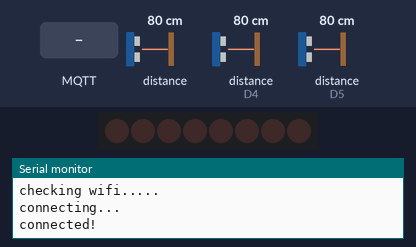
A sketch run on a simulated ESP8266 (NodeMCU). Shown: 8 shift-register outputs drawn as a row of LEDs (first output left, lit = HIGH), the last lines printed to the serial monitor. Wiring (inferred from the names in the program): shift register (74HC595): data D6; shift clock D8; latch D7. Wiring (inferred from the signals the program sends): row of LEDs: on Q0, Q1, Q2, Q3, Q4, Q5, Q6, Q7. The test bench sets the inputs (shaded band); at power-on: distance to the obstacle 80 cm, distance to the obstacle (sensors on D4, D5) 80 cm. The echo pulse lasts 58.3 µs per cm; WiFi joins after 1.5 s; servers stay silent unless stated; no MQTT or app messages arrive unless stated.

Above: at 3.2 s.
3.3 s: MQTT message "true" arrives on the first subscribed topic
At 4.4 s:
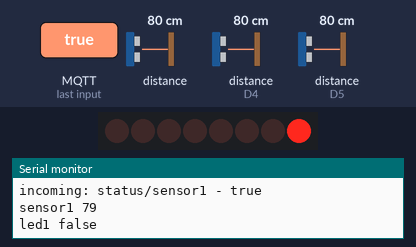
4.8 s: MQTT message "true" arrives on the second subscribed topic
At 5.8 s:
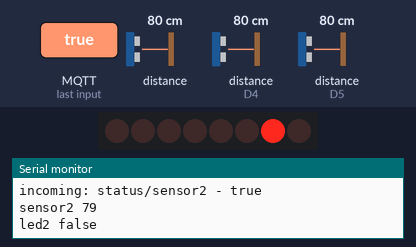
6.3 s: MQTT message "true" arrives on the third subscribed topic
At 6.8 s:
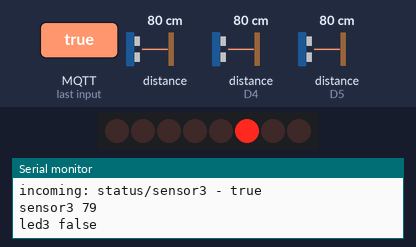
Timing chart, 0 to 9.3 s (numbered marks = the images above; inputs shaded):
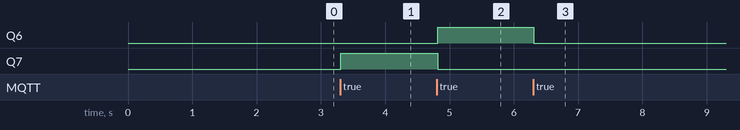

The sketch:

parkon.ino
```cpp
#include <ESP8266WiFi.h>
#include <WiFiClient.h>
#include <MQTT.h>

String slot;
const int trigPin = D0;
const int echoPin1 = D3;
const int echoPin2 = D4;
const int echoPin3 = D5;
const int dataPin = D6;   //Outputs the byte to transfer
const int loadPin = D7;   //Controls the internal transference of data in SN74HC595 internal registers
const int clockPin = D8;  //Generates the clock signal to control the transference of data
//const int echoPin4 = D6;
//const int echoPin5 = D7;
//const int echoPin6 = D8;
const char ssid[] = "silver lions zone";
const char pass[] = "science@123";
WiFiClient net;
MQTTClient client;
byte data1 = B00000000;
byte newdata1,newdata2,newdata3;
unsigned long lastMillis = 0;
String y;
void connect() {
  Serial.print("checking wifi...");
  while (WiFi.status() != WL_CONNECTED) {
    Serial.print(".");
    delay(1000);
  }

  Serial.print("\nconnecting...");
  while (!client.connect("esp8266")) {
    Serial.print(".");
    delay(1000);
  }

  Serial.println("\nconnected!");

  client.subscribe("status/sensor1");
  client.subscribe("status/sensor2");
  client.subscribe("status/sensor3");
  client.subscribe("status/sensor4");
  client.subscribe("status/sensor5");
  client.subscribe("status/sensor6");
}
void updateShiftRegister1(byte data)
{
   digitalWrite(loadPin, LOW);
   shiftOut(dataPin, clockPin, MSBFIRST, data);
   digitalWrite(loadPin, HIGH);
}
void updateShiftRegister2(byte data)
{
   digitalWrite(loadPin, LOW);
   shiftOut(dataPin, clockPin, LSBFIRST, data);
   digitalWrite(loadPin, HIGH);
}
void messageReceived(String &topic, String &payload) {
  Serial.println("incoming: " + topic + " - " + payload);
  if(topic=="status/sensor1" && payload=="true"){
    int dist = triggerRadar(trigPin,echoPin1);
    Serial.println("sensor1 "+String(dist));
    byte data = B00000001;
    if(dist<=15){
      Serial.println("led1 true");

      if(data!=data1 ){
        if(data1==B00000000){
          updateShiftRegister1(data);
          data1=data;
          }
          else{
        newdata1=data1+data;
        updateShiftRegister1(newdata1);
          }
      }
      else{
        updateShiftRegister1(data);
        data1=data;
      }
    }
    else{
      //client.publish("parkon/led1", "false");
      updateShiftRegister2(data);
      Serial.println("led1 false");
      }
    }
  if(topic=="status/sensor2" && payload=="true"){
    int dist = triggerRadar(trigPin,echoPin2);
    Serial.println("sensor2 "+String(dist));
    byte data = B00000010;
    if(dist<=15){
      Serial.println("led2 true");
      if(data!=data1 ){
        if(data1==B00000000){
          updateShiftRegister1(data);
          data1=data;
          }
          else{
        newdata2=data1+data;
        updateShiftRegister1(newdata2);
          }
      }
      else{
        updateShiftRegister1(data);
        data1=data;
      }
    }
    else{
      updateShiftRegister2(data);
      Serial.println("led2 false");
      }
    }
  if(topic=="status/sensor3" && payload=="true"){
    int dist = triggerRadar(trigPin,echoPin3);
    Serial.println("sensor3 "+String(dist));
    byte data = B00000100;
    if(dist<=15){
      Serial.println("led3 true");
      if(data!=data1 ){
        if(data1==B00000000){
          updateShiftRegister1(data);
          data1=data;
          }
          else{
        newdata3=data1+data;
        updateShiftRegister1(newdata3);
          }
      }
      else{
        updateShiftRegister1(data);
        data1=data;
      }
    }
    else{
      updateShiftRegister2(data);
      Serial.println("led3 false");
      }
    }
//  if(topic=="status/sensor4" && payload=="true"){
//    int dist = triggerRadar(trigPin,echoPin4);
//    Serial.println("sensor4 "+String(dist));
//    if(dist<=15){
//      client.publish("parkon/led4", "true");
//    }
//    else{
//      client.publish("parkon/led4", "false");
//      }
//    }
//  if(topic=="status/sensor5" && payload=="true"){
//    int dist = triggerRadar(trigPin,echoPin5);
//    Serial.println("sensor5 "+String(dist));
//    if(dist<=15){
//      client.publish("parkon/led5", "true");
//    }
//    else{
//      client.publish("parkon/led5", "false");
//      }
//    }
//  if(topic=="status/sensor6" && payload=="true"){
//    int dist = triggerRadar(trigPin,echoPin6);
//    Serial.println("sensor6 "+String(dist));
//    if(dist<=15){
//      client.publish("parkon/led6", "true");
//    }
//    else{
//      client.publish("parkon/led6", "false");
//      }
//    }
}
double triggerRadar(int trigPin, int echoPin){
  digitalWrite(trigPin, LOW);
  delayMicroseconds(2);
  digitalWrite(trigPin, HIGH);
  delayMicroseconds(10);
  digitalWrite(trigPin, LOW);
  long duration = pulseIn(echoPin, HIGH);
  double d = duration*0.0343/2;
  return d;
}

void setup() {
  Serial.begin(115200);
  WiFi.begin(ssid,pass);
  pinMode(trigPin, OUTPUT);  // Sets the trigPin as an Output
  pinMode(echoPin1, INPUT);  // Sets the echoPin as an Input
  pinMode(echoPin2, INPUT);
  pinMode(echoPin3, INPUT);
  pinMode(dataPin, OUTPUT);
  pinMode(loadPin, OUTPUT);
  pinMode(clockPin, OUTPUT);
  //pinMode(echoPin4, INPUT);
  //pinMode(echoPin5, INPUT);
  //pinMode(echoPin6, INPUT);

  client.begin("broker.hivemq.com",1883, net);
  client.onMessage(messageReceived);
  connect();
}

void loop() {
  client.loop();
  delay(10);  // <- fixes some issues with WiFi stability

  if (!client.connected()) {
    connect();
  }
}
```

Measured:
- after the input at 3.3 s, Q7: LOW → HIGH at once
- after the input at 4.8 s, Q6: LOW → HIGH at once; Q7: HIGH → LOW at once
- after the input at 6.3 s, Q6: HIGH → LOW at once
